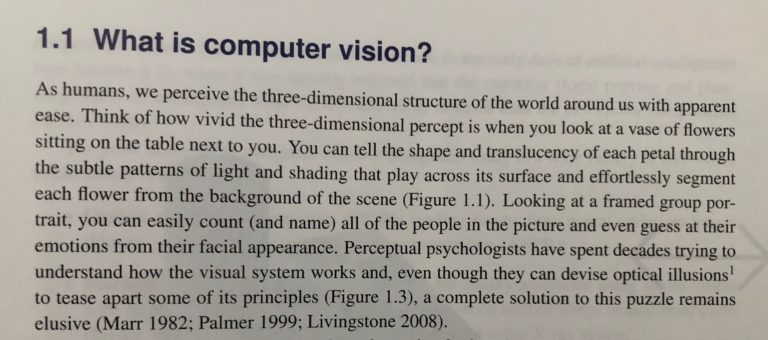
#> input picture pipeline/cv.jpg, 768 x 340 px
$ python script.py --image cv.jpg   (older library calls are emulated)
#> lines starting #> are read from the running program, lines starting #| are printed output that depends on the picture; after the words box and inside, x2 and y2 are one past the last pixel; in counts of white or black regions, pixels touching at a corner belong together
### pipeline/improv.py
from skimage.filters import threshold_local
import numpy as np
import cv2
import imutils


# https://github.com/yardstick17/image_text_reader/blob/master/image_preprocessing/remove_noise.py

# [71 lines left out: functions _order_points_, four_point_transform, detect_edge, not called in this run]


def detect_contours(image):
    # Find the contours in the image
    cnts = cv2.findContours(image, cv2.RETR_LIST, cv2.CHAIN_APPROX_SIMPLE)
    cnts = imutils.grab_contours(cnts)
    # Keep the largest ones
    cnts = sorted(cnts, key=cv2.contourArea, reverse=True)[:5]

    for c in cnts:
        # Approximate the contour
        peri = cv2.arcLength(c, True)
        approx = cv2.approxPolyDP(c, 0.02 * peri, True)

        # ? Has 4 pts ?
        if len(approx) == 4:
            return [approx]
    # Otherwise, send
    return []


# [14 lines left out: function get_transform, not called in this run]


def deskew(image, gray):
    """A Skewed image is defined as a image which is not straight.
    Skewed images directly impact the line segmentation of OCR engine which reduces its accuracy

    """

    # Flip the foreground
    gray = cv2.bitwise_not(gray)

    # Treshold, set foreground px to 255 and background to 0
    tresh = cv2.threshold(gray, 0, 255, cv2.THRESH_BINARY | cv2.THRESH_OTSU)[1]

    # Get the (x,y) coord
    coords = np.column_stack(np.where(tresh > 0))

    # Get the rotated bouding box of these coords
    # https://stackoverflow.com/questions/15956124/minarearect-angles-unsure-about-the-angle-returned
    angle = cv2.minAreaRect(coords)[-1]  # Return val btwn [-90,0]

    # As the rect rotate clockwise, angle --> 0
    if angle < -45:
        angle = -(90 + angle)
    else:
        # Just take the inverse
        angle = -angle

    rotated = None

    if(np.abs(angle) != 0):
        # Rotate the image
        (height, width) = gray.shape[:2]
        center = (width // 2, height // 2)
        matrix = cv2.getRotationMatrix2D(center, angle, 1.0)
        rotated = cv2.warpAffine(
            image,
            matrix,
            (width, height),
            flags=cv2.INTER_CUBIC,
            borderMode=cv2.BORDER_REPLICATE,
        )

    return [rotated, angle]


# [57 lines left out: functions remove_shadow, image_smoothening, remove_noise, kmeans, not called in this run]

### pipeline/script.py
import argparse
import imutils
import cv2
import math
import pytesseract

from improv import detect_contours, detect_edge, get_transform, deskew


def process_4_pt(**args):
    transform = None

    # Resize to speed up the processing
    img = imutils.resize(args['img'], height=750)
    ratio = args['img'].shape[0] / 500.0
    gray = cv2.cvtColor(img, cv2.COLOR_BGR2GRAY)

    cv2.imwrite("./process/4_pt_1img.jpg", img)
    cv2.imwrite("./process/4_pt_1gray.jpg", gray)

    contours = detect_contours(cv2.Canny(gray, 75, 200))

    has_contours = len(contours) > 1
    if has_contours:
        img2 = gray.copy()
        cv2.drawContours(img2, contours, -1, (0, 255, 0), 2)
        cv2.imwrite("./process/4_pt_2contours.jpg", img2)

        (warped, effect) = get_transform(
            args["img_original"], contours[0], ratio, has_effect=True)

        cv2.imwrite("./process/4_pt_3warped.jpg", warped)

        warped_edges = cv2.Canny(warped, 75, 200)
        cv2.imwrite("./process/4_pt_3warped_edges.jpg", warped_edges)

        if effect is not None:
            cv2.imwrite("./process/4_pt_4effect.jpg", effect)

        transform = warped
    else:
        print(" No 4-pt contour found ")

    return [has_contours, transform]


def apply_deskew(transform, gray):
    (rotated, angle) = deskew(transform, gray)

    if(math.fabs(angle) == 0):
        return transform
    print("Rotation Angle : {:.3f}°".format(angle))
    cv2.imwrite("./process/improv_2rotated.jpg", rotated)
    return rotated


def ocr(transform, lang='eng', psm=6) -> str:
    # OCR options :
    # --oem NUM     Specify OCR Engine mode.
    # OCR Engine modes:
    #   0    Legacy engine only.
    #   1    Neural nets LSTM engine only.
    #   2    Legacy + LSTM engines.

    # --psm NUM     Specify page segmentation mode.
    # Page segmentation modes:
    #  4    Assume a single column of text of variable sizes.
    #  5    Assume a single uniform block of vertically aligned text.
    #  6    Assume a single uniform block of text.
    #  7    Treat the image as a single text line.

    config = ("-l %s --oem 1 --psm %d" % (lang, psm))
    resultat = pytesseract.image_to_string(transform, config=config)
    return resultat


def parse(text: str) -> str:
    # Strip out non-ASCII text
    parsed = "".join([c if ord(c) < 128 else "" for c in text]).strip()
    return parsed


def main(**args):
    opts = dict()

    opts['image'] = args['image']
    opts['img'] = cv2.imread(args["image"])
    opts['img_original'] = opts['img'].copy()

    (has_4_pth, transform) = process_4_pt(**opts)
#> in process_4_pt, `cv2.imwrite("./process/4_pt_1gray.jpg", gray)`:
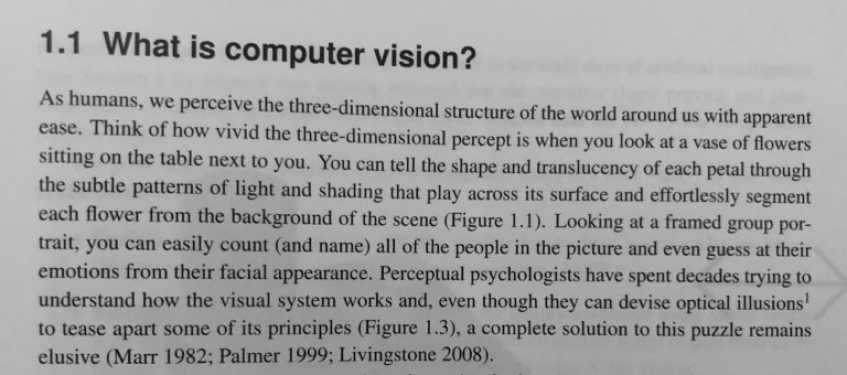
#> saved as 4_pt_1gray.jpg: shape (750, 1694) (shown at 1/2 size); min 0, max 209, mean 161.1
#> has_4_pth = False
    if has_4_pth:
        print(" 4 pt Contour detected ")
        opts['img'] = transform
    else:
        # Resize to speed up the processing
        opts['img'] = imutils.resize(opts['img'], height=750)

    opts['gray'] = cv2.cvtColor(opts['img'], cv2.COLOR_BGR2GRAY)
    opts['ratio'] = opts['img'].shape[0] / 750.0

    transform = apply_deskew(opts['img'], opts['gray'])
#> in deskew, `gray = cv2.bitwise_not(gray)`:
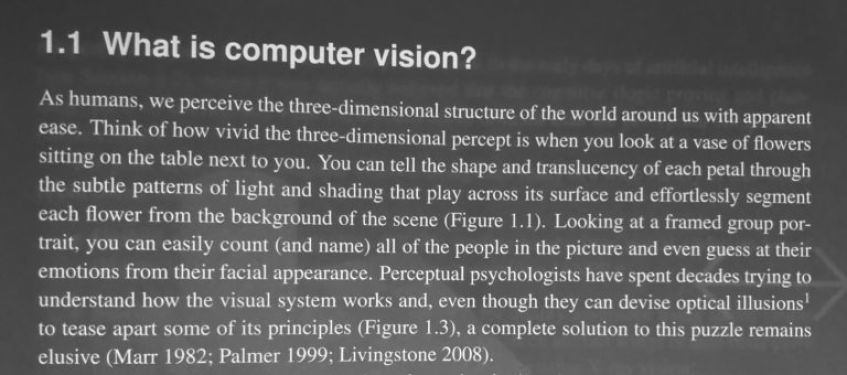
#> gray: shape (750, 1694) (shown at 1/2 size); min 46, max 255, mean 93.9
#> in deskew, `tresh = cv2.threshold(gray, 0, 255, cv2.THRESH_BINARY | cv2.THRESH_OTS..`:
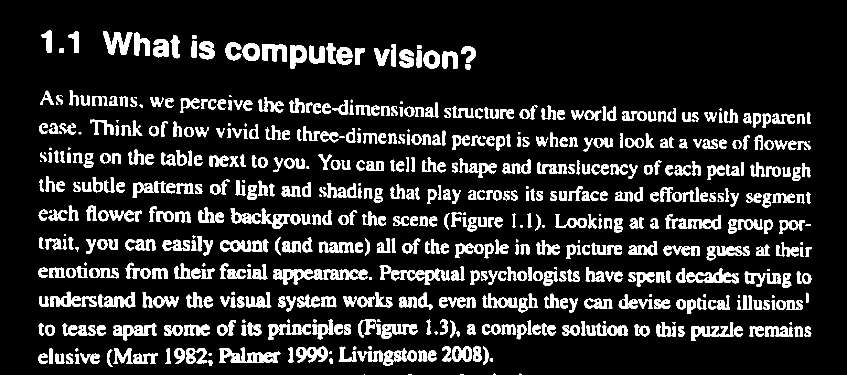
#> tresh: shape (750, 1694) (shown at 1/2 size); 13.6% white; 722 white regions (39 under 20 px), largest, box (x1, y1, x2, y2) and area: (206, 62, 265, 110) 1460, (439, 695, 527, 726) 1368, (525, 88, 574, 124) 1147
#> in deskew, `coords = np.column_stack(np.where(tresh > 0))`: coords = 172471 pairs, first value 60 to 749, second value 77 to 1622
#> in deskew, `angle = cv2.minAreaRect(coords)[-1]`: angle = -1.81
#> in deskew, `angle = -angle`: angle = 1.81
#> in deskew, `matrix = cv2.getRotationMatrix2D(center, angle, 1.0)`: matrix = [[1, 0.0315, -11.41], [-0.0315, 1, 26.9]]
#> in deskew, `rotated = cv2.warpAffine( image, matrix, (width, height), flags=cv2.IN..`:
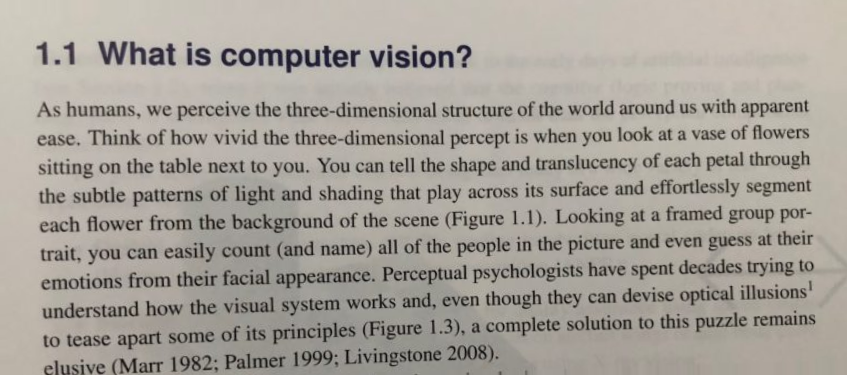
#> rotated: shape (750, 1694, 3) (shown at 1/2 size); mean of channels 0, 1, 2 152.8, 160.5, 165.7; drawn as B, G, R
#> in apply_deskew, `(rotated, angle) = deskew(transform, gray)`: angle = 1.81
#| Rotation Angle : 1.808°

    text = ocr(transform)
    print("Result : \n", text)


if __name__ == "__main__":
    # construct the argument parser and parse the arguments
    arg_parser = argparse.ArgumentParser()
    arg_parser.add_argument(
        "-i", "--image", required=True, help="Path to the image to be scanned"
    )
    args = vars(arg_parser.parse_args())
    main(**args)
#> (the call stopped at in ocr, `resultat = pytesseract.image_to_string(transform, config=config)`: pytesseract is not available in this run)
